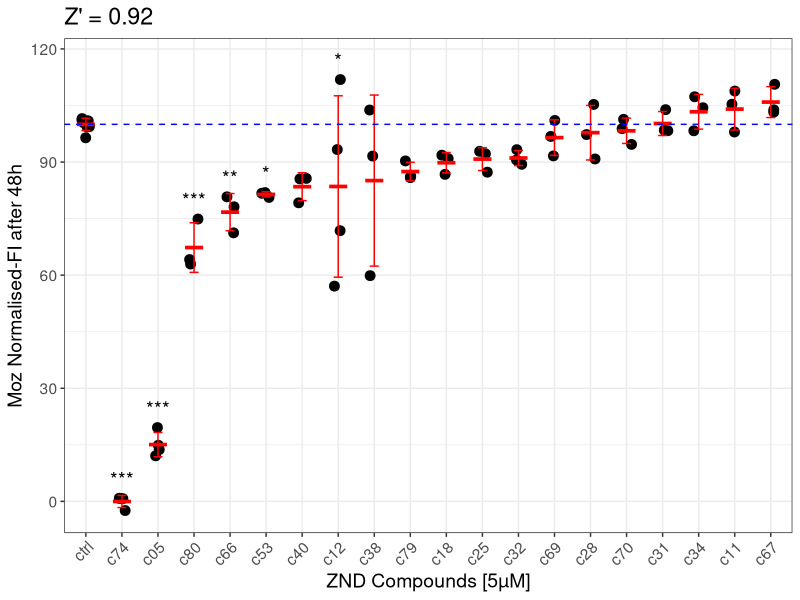

Write R code to recreate this figure.

    library(dplyr)
    library(tidyr)
    library(ggplot2)
    library(broom)
    library(purrr)
    library(tibble)
    library(tidyverse)
    library(emmeans)
     
       vec_list <- list(
         c05 = c(14.87681977,
                 19.57602289,
                 13.72082949,
                 12.07690641
         ),
         c11 = c(97.96903679,
                 108.8335214,
                 105.3267896
         ),
         c12 = c(71.79167094,
                 93.31771492,
                 57.09440587,
                 111.8751211
         ),
         c18 = c(90.90997184,
                 91.81743562,
                 86.73062234
         ),
         c25 = c(92.19820559,
                 92.84574256,
                 87.30291734
         ),
         c28 = c(90.8170532,
                 105.263845,
                 97.28321504
         ),
         c31 = c(98.30631187,
                 98.46535476,
                 103.8894296
         ),
         c32 = c(90.54406912,
                 89.3999098,
                 93.27628362
         ),
         c34 = c(107.3124125,
                 98.28732167,
                 104.3974173
         ),
         c38 = c(59.85828566,
                 91.5814086,
                 103.8015999
         ),
         c40 = c(79.19267928,
                 85.65409357,
                 85.53777862
         ),
         c53 = c(80.60982268,
                 81.70888029,
                 81.8940347
         ), 
         c66 = c(71.22629193,
                 78.12685451,
                 80.77836067
         ),
         c67 = c(110.6143329,
                 103.2413891,
                 103.8514492
         ),
         c69 = c(101.0361526,
                 91.62888409,
                 96.78472239
         ),   
         c70 = c(101.316258,
                 98.86414888,
                 94.67918437
         ), 
         c74 = c(-2.427184466,
                 0.713319249,
                 0.829634201,
                 0.777411161
         ),
         c79 = c(90.3043179,
                 86.25228476,
                 85.86773328
         ),
         c80 = c(64.13582738,
                 62.93707124,
                 74.88902604
         ),
         ctrl = c(101.1542802,
                  101.52821,
                  100.8897933,
                  96.42771641,
                  99.29380207,
                  100.3904859,
                  99.39350061,
                  100.9222114)
         )
      
       pos_ctrl <- c(-0.576855114,
                     0.339728901,
                     0.768380132,
                     1.618842414,
                     -1.541173119,
                     -0.07180668,
                     0.307997246,
                     1.221900444
                     
       )
       neg_ctrl <- c(101.1542802,
                     101.52821,
                     100.8897933,
                     96.42771641,
                     99.29380207,
                     100.3904859,
                     99.39350061,
                     100.9222114
                     
       ) 
       
       
       # ---------------------------
       # 2. DataFrame
       # ---------------------------
       df <- bind_rows(lapply(names(vec_list), function(name) {
         data.frame(
           Compound = name,
           Wert = vec_list[[name]]
         )
       }))
       
       # Mittelwerte berechnen (ohne Kontrolle)
       mittelwerte <- df %>%
         filter(Compound != "ctrl") %>%
         group_by(Compound) %>%
         summarise(mean = mean(Wert), .groups = "drop") %>%
         arrange(mean)
       
       # Kontrolle immer links, Rest nach Mittelwert
       levels_order <- c("ctrl", mittelwerte$Compound)
       
       df$Compound <- factor(df$Compound, levels = levels_order)
       
       ctrl_mean <- mean(vec_list$ctrl)
       # ---------------------------
       # One-way ANOVA
       # ---------------------------
       anova_model <- aov(Wert ~ Compound, data = df)
       
       # ANOVA-Tabelle
       summary(anova_model)
       
       # ---------------------------
       # Post-hoc: Dunnett-Test
       # ---------------------------
       emm <- emmeans(anova_model, "Compound")
       
       dunnett <- contrast(
         emm,
         method = "trt.vs.ctrl",
         ref = "ctrl",
         adjust = "dunnett"
       )
       
       stats <- summary(dunnett) %>%
         as.data.frame() %>%
         mutate(
           Compound = sub(" - ctrl", "", contrast),
           sig = case_when(
             p.value < 0.001 ~ "***",
             p.value < 0.01  ~ "**",
             p.value < 0.05  ~ "*",
             TRUE ~ NA_character_
           )
         ) %>%
         filter(!is.na(sig))
       
       stats$Compound <- factor(stats$Compound,
                                levels = levels(df$Compound))
       
       stats$y_pos <- sapply(as.character(stats$Compound), function(x) {
         max(df$Wert[df$Compound == x]) + 5
       })
       
       # ---------------------------
       # Z'-Faktor
       # ---------------------------
       z_prime <- 1 - (3 * (sd(pos_ctrl) + sd(neg_ctrl))) /
         abs(mean(pos_ctrl) - mean(neg_ctrl))
       
       # ---------------------------
       # Plot
       # ---------------------------
       ggplot(df, aes(x = Compound, y = Wert)) +
         geom_jitter(width = 0.15, size = 3) +
         stat_summary(fun = mean,
                      geom = "crossbar",
                      width = 0.5,
                      colour = "red") +
         stat_summary(fun.data = mean_sdl,
                      fun.args = list(mult = 1),
                      geom = "errorbar",
                      width = 0.25,
                      colour = "red") +
         geom_text(data = stats,
                   aes(x = Compound,
                       y = y_pos,
                       label = sig),
                   size = 5) +
         geom_hline(yintercept = ctrl_mean,
                    linetype = "dashed",
                    colour = "blue") +
         labs(x = "ZND Compounds [5µM]", y = "Moz Normalised-FI after 48h",
              title = paste0("Z' = ", round(z_prime, 3))) +
         theme_bw() +
         theme(text = element_text(size = 14),axis.text.x = element_text(angle = 45, hjust = 1))
